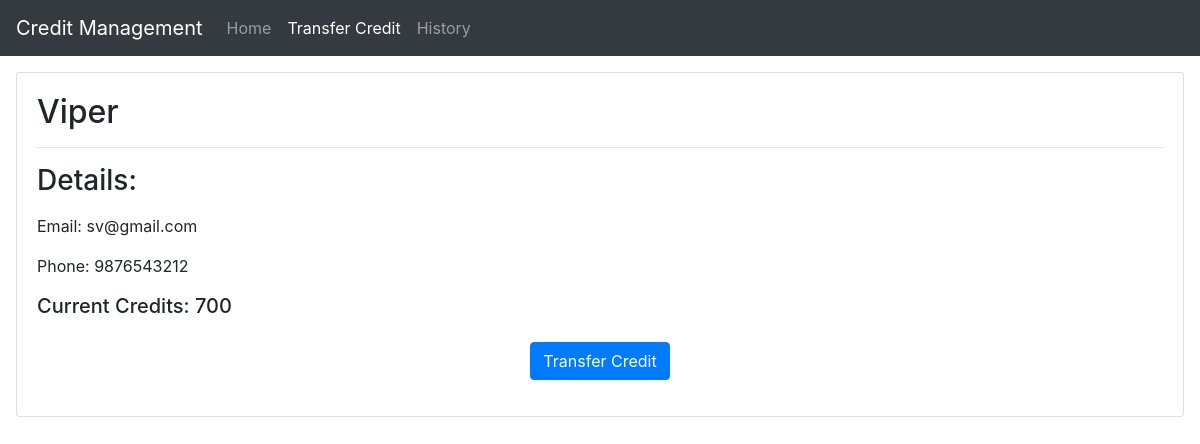
Page /user/Viper on the earlier database version.
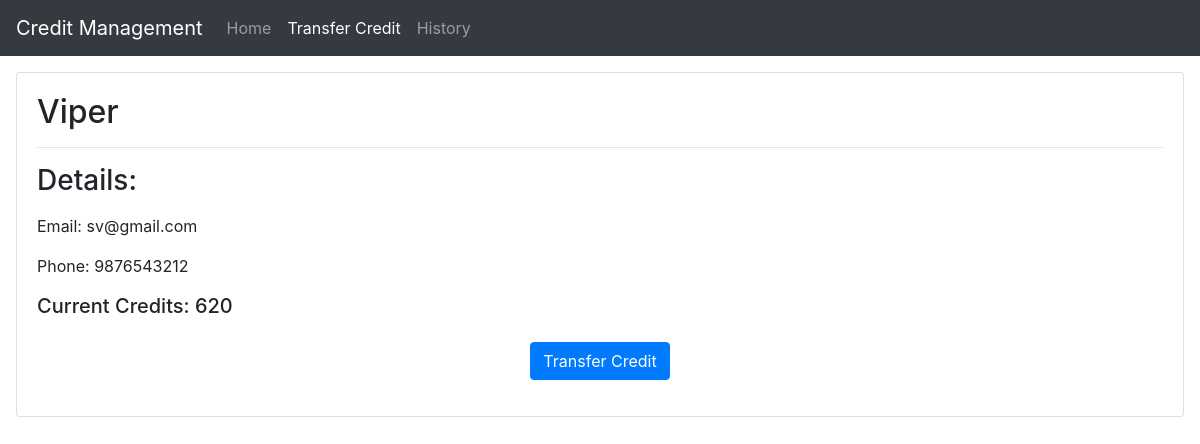
Same page on the later database version.
### cm/models.py (models this page shows, shortened)
class User(models.Model):
    name = models.CharField(max_length=40)
    email = models.EmailField(max_length=40)
    phone = models.CharField(max_length=20, default='')
    current_credit = models.IntegerField()

### cm/views.py (the view)
# urls.py: path('user/<str:name>', views.user, name='user'),
def user(request, name):
    users = User.objects.all()
    user = User.objects.filter(name=name).first()
    context = {
        'user':user,
        'users': users
        }
    return render(request, 'user.html', context)

### templates/user.html (shortened to what this page needs)
{% extends 'base.html' %}
{% load static %}
{% block transferactive %}active{% endblock transferactive %}
{% block body %}
<div class="card m-3">
    <div class="card-body">
        <h2>{{user.name}}</h2>
        <hr>
        <h3 class="my-3">Details:</h3>
        <p>Email: {{user.email}}</p>
        <p>Phone: {{user.phone}}</p>
        <h5>Current Credits: {{user.current_credit}}</h5>
        <div class="container text-center">
            <button class="btn btn-primary my-3" type="button" data-toggle="collapse" data-target="#details"
                aria-expanded="false" aria-controls="collapseExample" title="Transfer credits now!">
                Transfer Credit
            </button>
        </div>
    </div>
</div>
{% endblock body %}

Differences in the rows shown:
changed User "Viper": current_credit "700" → "620"
